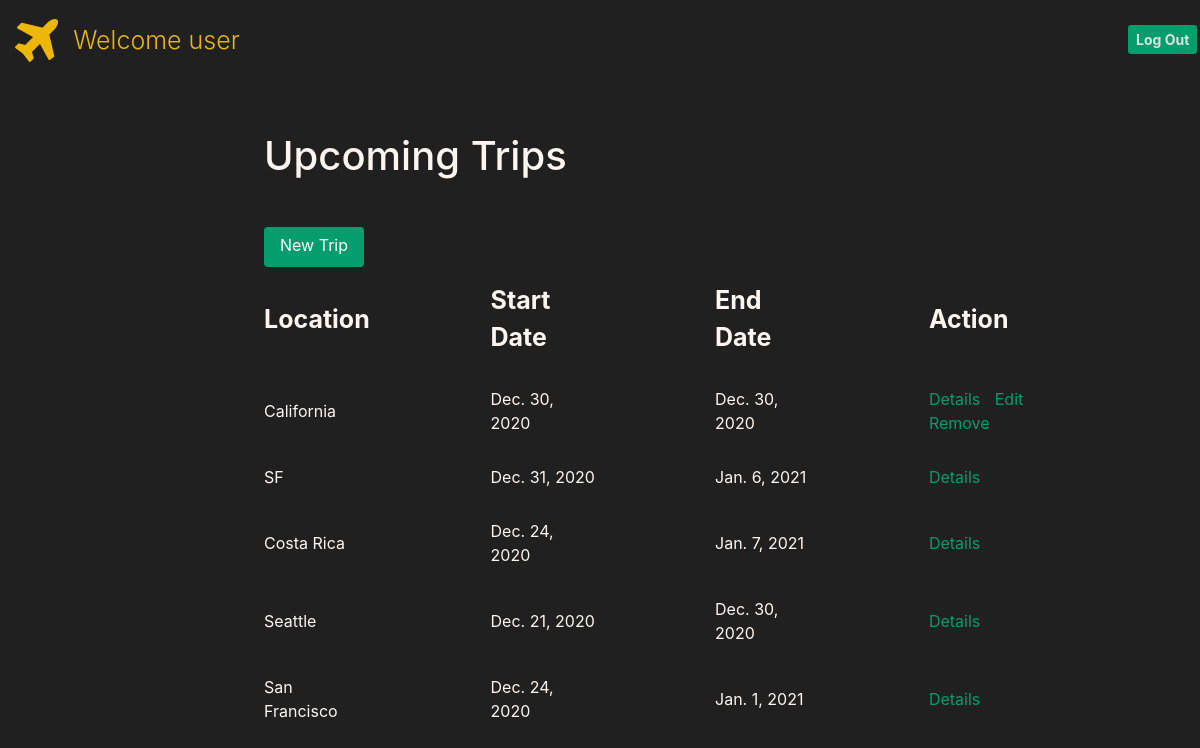
The app's page /dashboard (signed in) with its own data.
### beltApp/models.py (models this page shows, shortened)
class User(models.Model):
    first_name = models.CharField(max_length=225)
    last_name = models.CharField(max_length=225)
    email = models.EmailField(max_length=250)
    password_hash = models.CharField(max_length=225)
    created_at = models.DateTimeField(auto_now_add=True)
    updated_at = models.DateTimeField(auto_now=True)
    objects = UserManager()

class Show(models.Model):
    created_by = models.ForeignKey(
        User, related_name="shows_created", on_delete=models.CASCADE)
    location = models.CharField(max_length=255)
    description = models.TextField()
    start_date = models.DateField()
    end_date = models.DateField()
    created_at = models.DateTimeField(auto_now_add=True)
    updated_at = models.DateTimeField(auto_now=True)
    objects = ShowManager()

### beltApp/views.py (the view)
# urls.py: path('dashboard', views.dashboard),
def dashboard(request):
    if "user_id" in request.session:
        new_user = User.objects.get(id=request.session["user_id"])
        context = {
            'user': new_user,
            'shows': Show.objects.all(),
            'users': User.objects.all(),
        }
        return render(request, "dashboard.html", context)
    else:
        return redirect('/')

### beltApp/templates/dashboard.html (shortened to what this page needs)
<!DOCTYPE html>
<html lang="en">
<head>
    <link rel="stylesheet" href="https://stackpath.bootstrapcdn.com/bootstrap/4.3.1/css/bootstrap.min.css"
>
    <link rel="stylesheet" href="https://cdnjs.cloudflare.com/ajax/libs/font-awesome/4.7.0/css/font-awesome.min.css">
    {% load static %}
    <link rel="stylesheet" href="{% static 'css/dashboard.css'%}">
</head>
<body>
    <div id="wrapper">
        <div id="nav-container">
            {% load static %}
            <i class="fa fa-plane"></i>
            <h1 class="current-user">Welcome {{user.first_name}}</h1>
        </div>
        <form action="/logout" method="post">
            <input class="btn btn-primary btn-sm logout" type="submit" value="Log Out">
        </form>
        <div id="container">
            <h1>Upcoming Trips</h1>
            <a type="button" class="create-trip btn btn-primary" href="/shows/new">New Trip</a>
            <table>
                <tr>
                    <th>Location</th>
                    <th>Start Date</th>
                    <th>End Date</th>
                    <th>Action</th>
                </tr>
                {% for s in shows %}
                <tr>
                    <td>{{s.location}}</td>
                    <td>{{s.start_date}}</td>
                    <td>{{s.end_date}}</td>
                    <td>
                        <a href="/shows/{{s.id}}">Details</a>
                        {% if request.session.user_id == s.created_by.id %}
                        <a href="/shows/{{s.id}}/updatePage">Edit</a>
                        <a href="/shows/{{s.id}}/delete">Remove</a>
                        {% endif %}
                    </td>
                </tr>
                {% endfor %}
            </table>
        </div>
    </div>
</body>
</html>

### beltApp/static/css/dashboard.css (style rules this page uses)
* { padding: 0; margin: 0; }
#wrapper { width: 100vw; height: 100vh; background-color: rgb(32, 32, 32); }
#nav-container { display: flex; }
.fa { display: inline-block; position: relative; top: 15px; left: 15px; font-size: 55px; color: rgb(237, 183, 8); }
.current-user { position: relative; color: rgb(237, 183, 8); top: 25px; left: 30px; font-weight: 300; font-size: 25px; }
.logout { position: relative; left: 94%; top: -30px; background-color: rgb(4, 157, 109); color: rgb(225, 225, 225); font-weight: bold; border: none; }
#container { padding: 4% 0 0 22%; color: seashell; }
#container h1 { margin-bottom: 5%; }
#container th, td { padding: 15px 120px 15px 0; }
th { font-size: 25px; }
td a { color: rgb(4, 157, 109); margin-right: 10px; }
.create-trip { width: 100px; height: 40px; border: none; background-color: rgb(4, 157, 109); }

### records on screen
User: first_name "user"
Show: location "California", start_date "Dec. 30, 2020", end_date "Dec. 30, 2020"
Show: location "SF", start_date "Dec. 31, 2020", end_date "Jan. 6, 2021"
Show: location "Costa Rica", start_date "Dec. 24, 2020", end_date "Jan. 7, 2021"
Show: location "Seattle", start_date "Dec. 21, 2020", end_date "Dec. 30, 2020"
Show: location "San Francisco", start_date "Dec. 24, 2020", end_date "Jan. 1, 2021"
